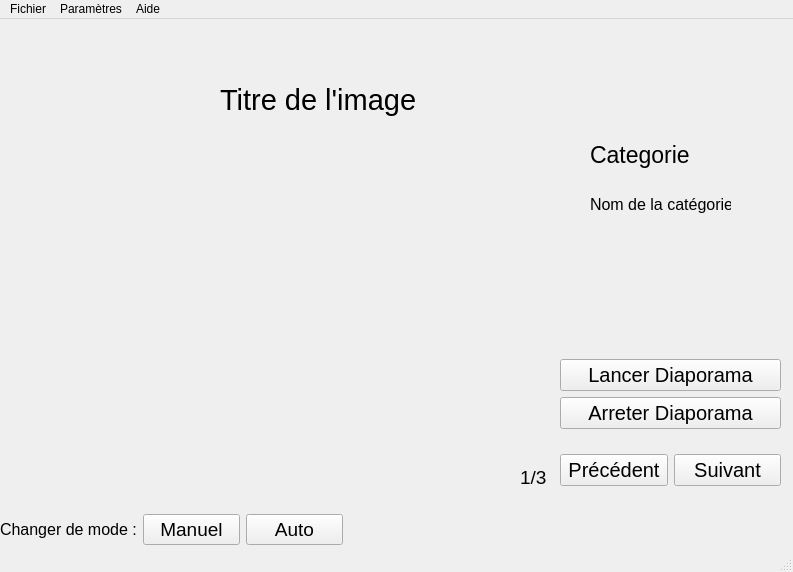
<?xml version="1.0" encoding="UTF-8"?>
<ui version="4.0">
 <class>MainWindow</class>
 <widget class="QMainWindow" name="MainWindow">
  <property name="geometry">
   <rect>
    <x>0</x>
    <y>0</y>
    <width>793</width>
    <height>572</height>
   </rect>
  </property>
  <property name="windowTitle">
   <string>MainWindow</string>
  </property>
  <widget class="QWidget" name="centralwidget">
   <widget class="QWidget" name="horizontalLayoutWidget">
    <property name="geometry">
     <rect>
      <x>0</x>
      <y>490</y>
      <width>343</width>
      <height>41</height>
     </rect>
    </property>
    <layout class="QHBoxLayout" name="horizontalLayout">
     <item>
      <widget class="QLabel" name="labelChangementMode">
       <property name="font">
        <font>
         <pointsize>12</pointsize>
        </font>
       </property>
       <property name="text">
        <string>Changer de mode :</string>
       </property>
      </widget>
     </item>
     <item>
      <widget class="QPushButton" name="btnManuel">
       <property name="font">
        <font>
         <pointsize>14</pointsize>
        </font>
       </property>
       <property name="text">
        <string>Manuel</string>
       </property>
      </widget>
     </item>
     <item>
      <widget class="QPushButton" name="btnAuto">
       <property name="font">
        <font>
         <pointsize>14</pointsize>
        </font>
       </property>
       <property name="text">
        <string>Auto</string>
       </property>
      </widget>
     </item>
    </layout>
   </widget>
   <widget class="QLabel" name="labelTitreImage">
    <property name="geometry">
     <rect>
      <x>220</x>
      <y>40</y>
      <width>221</width>
      <height>81</height>
     </rect>
    </property>
    <property name="font">
     <font>
      <pointsize>22</pointsize>
     </font>
    </property>
    <property name="text">
     <string>Titre de l'image</string>
    </property>
   </widget>
   <widget class="QLabel" name="labelTitreCategorie">
    <property name="geometry">
     <rect>
      <x>590</x>
      <y>120</y>
      <width>121</width>
      <height>31</height>
     </rect>
    </property>
    <property name="font">
     <font>
      <pointsize>17</pointsize>
     </font>
    </property>
    <property name="text">
     <string>Categorie</string>
    </property>
   </widget>
   <widget class="QLabel" name="labelValeurCategorie">
    <property name="geometry">
     <rect>
      <x>590</x>
      <y>160</y>
      <width>141</width>
      <height>51</height>
     </rect>
    </property>
    <property name="font">
     <font>
      <pointsize>12</pointsize>
     </font>
    </property>
    <property name="text">
     <string>Nom de la catégorie</string>
    </property>
   </widget>
   <widget class="QWidget" name="verticalLayoutWidget">
    <property name="geometry">
     <rect>
      <x>560</x>
      <y>340</y>
      <width>221</width>
      <height>127</height>
     </rect>
    </property>
    <layout class="QVBoxLayout" name="verticalLayout">
     <item>
      <widget class="QPushButton" name="btnLancer">
       <property name="font">
        <font>
         <pointsize>15</pointsize>
        </font>
       </property>
       <property name="text">
        <string>Lancer Diaporama</string>
       </property>
      </widget>
     </item>
     <item>
      <widget class="QPushButton" name="btnArreter">
       <property name="font">
        <font>
         <pointsize>15</pointsize>
        </font>
       </property>
       <property name="text">
        <string>Arreter Diaporama</string>
       </property>
      </widget>
     </item>
     <item>
      <spacer name="verticalSpacer">
       <property name="orientation">
        <enum>Qt::Vertical</enum>
       </property>
       <property name="sizeHint" stdset="0">
        <size>
         <width>20</width>
         <height>40</height>
        </size>
       </property>
      </spacer>
     </item>
     <item>
      <layout class="QHBoxLayout" name="horizontalLayout_2">
       <item>
        <widget class="QPushButton" name="btnGauche">
         <property name="font">
          <font>
           <pointsize>15</pointsize>
          </font>
         </property>
         <property name="text">
          <string>Précédent</string>
         </property>
        </widget>
       </item>
       <item>
        <widget class="QPushButton" name="btnDroite">
         <property name="font">
          <font>
           <pointsize>15</pointsize>
          </font>
         </property>
         <property name="text">
          <string>Suivant</string>
         </property>
        </widget>
       </item>
      </layout>
     </item>
    </layout>
   </widget>
   <widget class="QLabel" name="labelNumeroPage">
    <property name="geometry">
     <rect>
      <x>520</x>
      <y>450</y>
      <width>49</width>
      <height>16</height>
     </rect>
    </property>
    <property name="font">
     <font>
      <pointsize>14</pointsize>
     </font>
    </property>
    <property name="text">
     <string>1/3</string>
    </property>
   </widget>
   <widget class="QLabel" name="labelValeurImage">
    <property name="geometry">
     <rect>
      <x>20</x>
      <y>120</y>
      <width>481</width>
      <height>351</height>
     </rect>
    </property>
    <property name="font">
     <font>
      <pointsize>9</pointsize>
     </font>
    </property>
    <property name="text">
     <string/>
    </property>
    <property name="pixmap">
     <pixmap>cartesDisney/Disney_0.png</pixmap>
    </property>
    <property name="scaledContents">
     <bool>true</bool>
    </property>
   </widget>
  </widget>
  <widget class="QMenuBar" name="menubar">
   <property name="geometry">
    <rect>
     <x>0</x>
     <y>0</y>
     <width>793</width>
     <height>22</height>
    </rect>
   </property>
   <widget class="QMenu" name="menuFichier">
    <property name="title">
     <string>Fichier</string>
    </property>
    <addaction name="actionQuitter"/>
   </widget>
   <widget class="QMenu" name="menuParam_tres">
    <property name="title">
     <string>Paramètres</string>
    </property>
    <addaction name="actionCharger_diaporama"/>
    <addaction name="actionEnlever_diaporama"/>
    <addaction name="actionVitesse_de_defilement"/>
   </widget>
   <widget class="QMenu" name="menuAide">
    <property name="title">
     <string>Aide</string>
    </property>
    <addaction name="actionA_propos_de"/>
   </widget>
   <addaction name="menuFichier"/>
   <addaction name="menuParam_tres"/>
   <addaction name="menuAide"/>
  </widget>
  <widget class="QStatusBar" name="statusBar"/>
  <action name="actionQuitter">
   <property name="text">
    <string>Quitter</string>
   </property>
  </action>
  <action name="actionCharger_diaporama">
   <property name="text">
    <string>Charger diaporama</string>
   </property>
  </action>
  <action name="actionEnlever_diaporama">
   <property name="text">
    <string>Enlever diaporama</string>
   </property>
  </action>
  <action name="actionVitesse_de_defilement">
   <property name="text">
    <string>Vitesse de défilement</string>
   </property>
  </action>
  <action name="actionA_propos_de">
   <property name="text">
    <string>A propos de </string>
   </property>
  </action>
 </widget>
 <resources/>
 <connections/>
</ui>
